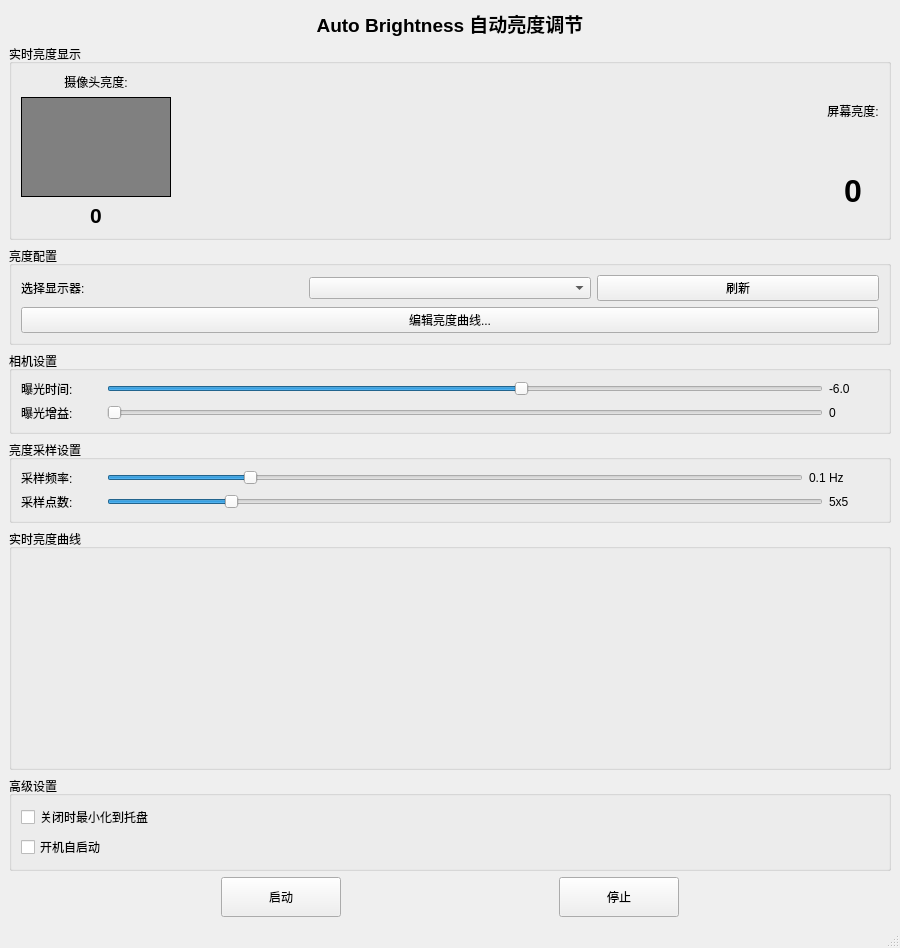
<?xml version="1.0" encoding="UTF-8"?>
<ui version="4.0">
 <class>MainWindow</class>
 <widget class="QMainWindow" name="MainWindow">
  <property name="geometry">
   <rect>
    <x>0</x>
    <y>0</y>
    <width>900</width>
    <height>700</height>
   </rect>
  </property>
  <property name="windowTitle">
   <string>Auto Brightness Widget</string>
  </property>
  <widget class="QWidget" name="centralwidget">
   <layout class="QVBoxLayout" name="verticalLayout">
    <item>
     <widget class="QLabel" name="label">
      <property name="text">
       <string>Auto Brightness 自动亮度调节</string>
      </property>
      <property name="alignment">
       <set>Qt::AlignmentFlag::AlignCenter</set>
      </property>
      <property name="font">
       <font>
        <pointsize>14</pointsize>
        <bold>true</bold>
       </font>
      </property>
     </widget>
    </item>
    <item>
     <widget class="QGroupBox" name="brightnessDisplayGroupBox">
      <property name="title">
       <string>实时亮度显示</string>
      </property>
      <layout class="QHBoxLayout" name="horizontalLayout_3">
       <item>
        <layout class="QVBoxLayout" name="cameraDisplayLayout">
         <item>
          <widget class="QLabel" name="cameraLabel">
           <property name="text">
            <string>摄像头亮度:</string>
           </property>
           <property name="alignment">
            <set>Qt::AlignmentFlag::AlignCenter</set>
           </property>
          </widget>
         </item>
         <item>
          <widget class="QLabel" name="cameraBrightnessBlock">
           <property name="minimumSize">
            <size>
             <width>150</width>
             <height>100</height>
            </size>
           </property>
           <property name="styleSheet">
            <string>background-color: rgb(128, 128, 128); border: 1px solid black;</string>
           </property>
           <property name="text">
            <string/>
           </property>
          </widget>
         </item>
         <item>
          <widget class="QLabel" name="cameraBrightnessLabel">
           <property name="text">
            <string>0</string>
           </property>
           <property name="alignment">
            <set>Qt::AlignmentFlag::AlignCenter</set>
           </property>
           <property name="font">
            <font>
             <pointsize>16</pointsize>
             <bold>true</bold>
            </font>
           </property>
          </widget>
         </item>
        </layout>
       </item>
       <item>
        <spacer name="horizontalSpacer_4">
         <property name="orientation">
          <enum>Qt::Orientation::Horizontal</enum>
         </property>
         <property name="sizeHint" stdset="0">
          <size>
           <width>40</width>
           <height>20</height>
          </size>
         </property>
        </spacer>
       </item>
       <item>
        <layout class="QVBoxLayout" name="screenDisplayLayout">
         <item>
          <widget class="QLabel" name="screenLabel">
           <property name="text">
            <string>屏幕亮度:</string>
           </property>
           <property name="alignment">
            <set>Qt::AlignmentFlag::AlignCenter</set>
           </property>
          </widget>
         </item>
         <item>
          <widget class="QLabel" name="screenBrightnessLabel">
           <property name="text">
            <string>0</string>
           </property>
           <property name="alignment">
            <set>Qt::AlignmentFlag::AlignCenter</set>
           </property>
           <property name="font">
            <font>
             <pointsize>24</pointsize>
             <bold>true</bold>
            </font>
           </property>
          </widget>
         </item>
        </layout>
       </item>
      </layout>
     </widget>
    </item>
    <item>
     <widget class="QGroupBox" name="brightnessConfigGroupBox">
      <property name="title">
       <string>亮度配置</string>
      </property>
      <layout class="QVBoxLayout" name="brightnessConfigLayout">
       <item>
        <layout class="QHBoxLayout" name="monitorSelectLayout">
         <item>
          <widget class="QLabel" name="monitorSelectLabel">
           <property name="text">
            <string>选择显示器:</string>
           </property>
          </widget>
         </item>
         <item>
          <widget class="QComboBox" name="monitorSelectComboBox">
           <property name="toolTip">
            <string>选择要配置的显示器</string>
           </property>
          </widget>
         </item>
         <item>
          <widget class="QPushButton" name="refreshMonitorsButton">
           <property name="text">
            <string>刷新</string>
           </property>
           <property name="toolTip">
            <string>重新检测显示器</string>
           </property>
          </widget>
         </item>
        </layout>
       </item>
       <item>
        <widget class="QPushButton" name="editCurveButton">
         <property name="text">
          <string>编辑亮度曲线...</string>
         </property>
         <property name="toolTip">
          <string>编辑当前显示器的亮度映射曲线（包含自动标定功能）</string>
         </property>
        </widget>
       </item>
      </layout>
     </widget>
    </item>
    <item>
     <widget class="QGroupBox" name="cameraSettingsGroupBox">
      <property name="title">
       <string>相机设置</string>
      </property>
      <layout class="QVBoxLayout" name="cameraSettingsLayout">
       <item>
        <layout class="QHBoxLayout" name="exposureLayout">
         <item>
          <widget class="QLabel" name="exposureLabel">
           <property name="text">
            <string>曝光时间:</string>
           </property>
           <property name="minimumSize">
            <size>
             <width>80</width>
             <height>0</height>
            </size>
           </property>
          </widget>
         </item>
         <item>
          <widget class="QSlider" name="exposureSlider">
           <property name="minimum">
            <number>0</number>
           </property>
           <property name="maximum">
            <number>100</number>
           </property>
           <property name="value">
            <number>58</number>
           </property>
           <property name="orientation">
            <enum>Qt::Orientation::Horizontal</enum>
           </property>
          </widget>
         </item>
         <item>
          <widget class="QLabel" name="exposureValueLabel">
           <property name="text">
            <string>-6.0</string>
           </property>
           <property name="minimumSize">
            <size>
             <width>50</width>
             <height>0</height>
            </size>
           </property>
          </widget>
         </item>
        </layout>
       </item>
       <item>
        <layout class="QHBoxLayout" name="gainLayout">
         <item>
          <widget class="QLabel" name="gainLabel">
           <property name="text">
            <string>曝光增益:</string>
           </property>
           <property name="minimumSize">
            <size>
             <width>80</width>
             <height>0</height>
            </size>
           </property>
          </widget>
         </item>
         <item>
          <widget class="QSlider" name="gainSlider">
           <property name="minimum">
            <number>0</number>
           </property>
           <property name="maximum">
            <number>255</number>
           </property>
           <property name="value">
            <number>0</number>
           </property>
           <property name="orientation">
            <enum>Qt::Orientation::Horizontal</enum>
           </property>
          </widget>
         </item>
         <item>
          <widget class="QLabel" name="gainValueLabel">
           <property name="text">
            <string>0</string>
           </property>
           <property name="minimumSize">
            <size>
             <width>50</width>
             <height>0</height>
            </size>
           </property>
          </widget>
         </item>
        </layout>
       </item>
      </layout>
     </widget>
    </item>
    <item>
     <widget class="QGroupBox" name="settingsGroupBox">
      <property name="title">
       <string>亮度采样设置</string>
      </property>
      <layout class="QVBoxLayout" name="verticalLayout_2">
       <item>
        <layout class="QHBoxLayout" name="samplingFreqLayout">
         <item>
          <widget class="QLabel" name="samplingFreqLabel">
           <property name="text">
            <string>采样频率:</string>
           </property>
           <property name="minimumSize">
            <size>
             <width>80</width>
             <height>0</height>
            </size>
           </property>
          </widget>
         </item>
         <item>
          <widget class="QSlider" name="samplingFreqSlider">
           <property name="minimum">
            <number>0</number>
           </property>
           <property name="maximum">
            <number>100</number>
           </property>
           <property name="value">
            <number>20</number>
           </property>
           <property name="orientation">
            <enum>Qt::Orientation::Horizontal</enum>
           </property>
           <property name="toolTip">
            <string>对数刻度: 0.01Hz - 60Hz</string>
           </property>
          </widget>
         </item>
         <item>
          <widget class="QLabel" name="samplingFreqValueLabel">
           <property name="text">
            <string>0.1 Hz</string>
           </property>
           <property name="minimumSize">
            <size>
             <width>70</width>
             <height>0</height>
            </size>
           </property>
          </widget>
         </item>
        </layout>
       </item>
       <item>
        <layout class="QHBoxLayout" name="samplePointsLayout">
         <item>
          <widget class="QLabel" name="samplePointsLabel">
           <property name="text">
            <string>采样点数:</string>
           </property>
           <property name="minimumSize">
            <size>
             <width>80</width>
             <height>0</height>
            </size>
           </property>
          </widget>
         </item>
         <item>
          <widget class="QSlider" name="samplePointsSlider">
           <property name="minimum">
            <number>2</number>
           </property>
           <property name="maximum">
            <number>20</number>
           </property>
           <property name="value">
            <number>5</number>
           </property>
           <property name="orientation">
            <enum>Qt::Orientation::Horizontal</enum>
           </property>
          </widget>
         </item>
         <item>
          <widget class="QLabel" name="samplePointsValueLabel">
           <property name="text">
            <string>5x5</string>
           </property>
           <property name="minimumSize">
            <size>
             <width>50</width>
             <height>0</height>
            </size>
           </property>
          </widget>
         </item>
        </layout>
       </item>
      </layout>
     </widget>
    </item>
    <item>
     <widget class="QGroupBox" name="curveGroupBox">
      <property name="title">
       <string>实时亮度曲线</string>
      </property>
      <layout class="QVBoxLayout" name="curveGroupBoxLayout">
       <item>
        <widget class="QWidget" name="curveWidgetPlaceholder" native="true">
         <property name="minimumSize">
          <size>
           <width>0</width>
           <height>200</height>
          </size>
         </property>
        </widget>
       </item>
      </layout>
     </widget>
    </item>
    <item>
     <widget class="QGroupBox" name="advancedGroupBox">
      <property name="title">
       <string>高级设置</string>
      </property>
      <layout class="QVBoxLayout" name="verticalLayout_3">
       <item>
        <widget class="QCheckBox" name="minimizeToTrayCheckBox">
         <property name="text">
          <string>关闭时最小化到托盘</string>
         </property>
        </widget>
       </item>
       <item>
        <widget class="QCheckBox" name="autoStartCheckBox">
         <property name="text">
          <string>开机自启动</string>
         </property>
        </widget>
       </item>
      </layout>
     </widget>
    </item>
    <item>
     <spacer name="verticalSpacer_2">
      <property name="orientation">
       <enum>Qt::Orientation::Vertical</enum>
      </property>
      <property name="sizeHint" stdset="0">
       <size>
        <width>20</width>
        <height>20</height>
       </size>
      </property>
     </spacer>
    </item>
    <item>
     <layout class="QHBoxLayout" name="horizontalLayout">
      <item>
       <spacer name="horizontalSpacer_2">
        <property name="orientation">
         <enum>Qt::Orientation::Horizontal</enum>
        </property>
        <property name="sizeHint" stdset="0">
         <size>
          <width>40</width>
          <height>20</height>
         </size>
        </property>
       </spacer>
      </item>
      <item>
       <widget class="QPushButton" name="startButton">
        <property name="text">
         <string>启动</string>
        </property>
        <property name="minimumSize">
         <size>
          <width>120</width>
          <height>40</height>
         </size>
        </property>
       </widget>
      </item>
      <item>
       <spacer name="horizontalSpacer">
        <property name="orientation">
         <enum>Qt::Orientation::Horizontal</enum>
        </property>
        <property name="sizeHint" stdset="0">
         <size>
          <width>40</width>
          <height>20</height>
         </size>
        </property>
       </spacer>
      </item>
      <item>
       <widget class="QPushButton" name="stopButton">
        <property name="text">
         <string>停止</string>
        </property>
        <property name="minimumSize">
         <size>
          <width>120</width>
          <height>40</height>
         </size>
        </property>
       </widget>
      </item>
      <item>
       <spacer name="horizontalSpacer_3">
        <property name="orientation">
         <enum>Qt::Orientation::Horizontal</enum>
        </property>
        <property name="sizeHint" stdset="0">
         <size>
          <width>40</width>
          <height>20</height>
         </size>
        </property>
       </spacer>
      </item>
     </layout>
    </item>
    <item>
     <spacer name="verticalSpacer">
      <property name="orientation">
       <enum>Qt::Orientation::Vertical</enum>
      </property>
      <property name="sizeHint" stdset="0">
       <size>
        <width>20</width>
        <height>20</height>
       </size>
      </property>
     </spacer>
    </item>
   </layout>
  </widget>
  <widget class="QMenuBar" name="menubar">
   <property name="geometry">
    <rect>
     <x>0</x>
     <y>0</y>
     <width>900</width>
     <height>21</height>
    </rect>
   </property>
  </widget>
  <widget class="QStatusBar" name="statusbar"/>
 </widget>
 <resources/>
 <connections/>
</ui>
